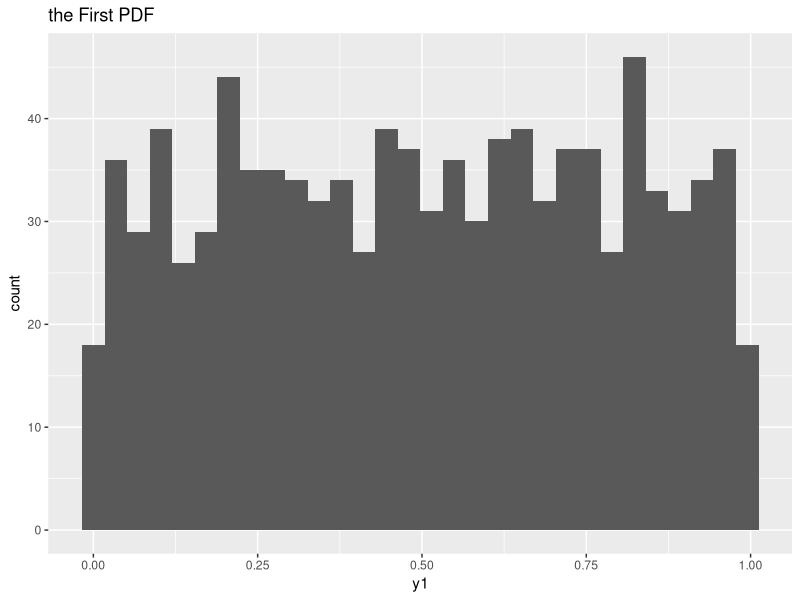
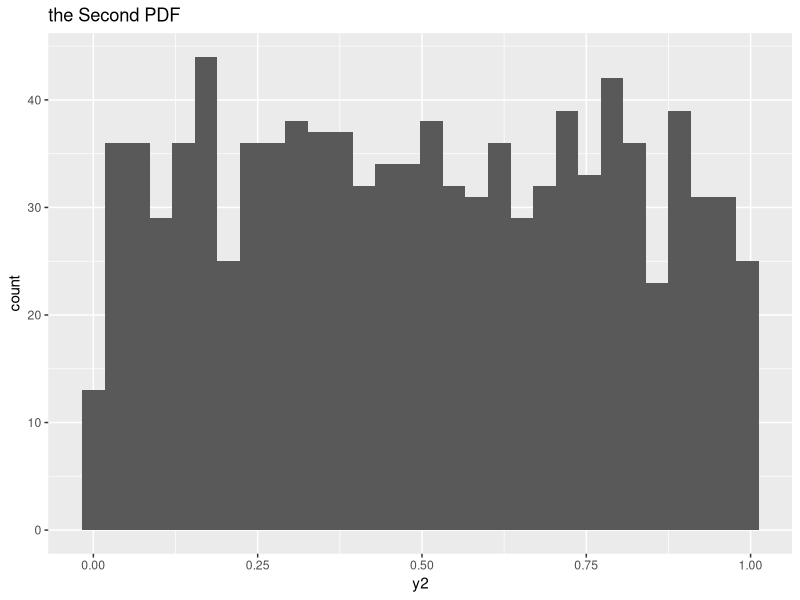

These charts were generated, in order, by the following R code: (Note: this script raises an error after producing the figures.)
## ---- chunk 1
knitr::opts_chunk$set(echo = TRUE)
## ---- chunk 2

y1 <- function(x) {
  if(x >= 0 & x <= 1) x
  else if(x > 1 & x <= 2) 2 - x
}

## ---- chunk 3

y2 <- function(x) {
  if(x >= 0 & x <= 1) 1 - x
  else if(x > 1 & x <= 2) x - 1
  
}

## ---- chunk 4
library(ggplot2)
# call 1000 samples for the first function
set.seed(123)
x1 <- runif(1000, 0, 2)
df1 <- as.data.frame(x1)
df1$y1 <- sapply(x1, y1)
ggplot(df1, aes(y1)) + geom_histogram() +
  ggtitle("the First PDF")

# call 1000 samples for the second function
set.seed(123)
x2 <- runif(1000, 0, 2)
df2 <- as.data.frame(x2)
df2$y2 <- sapply(x2, y2)
ggplot(df2, aes(y2)) + geom_histogram() +
  ggtitle("the Second PDF")

## ---- chunk 5
# apply 1000 times mean of sample 10 with the first PDF
df3 <- sapply(1:1000, function(d, n) mean(sample(df1$y1, 10)))
df3 <- as.data.frame(df3)
ggplot() + geom_histogram(aes(df3)) +
  ggtitle("Mean Distributions of Sample Size 10 out of the First PDF")

# apply 1000 times mean of sample 10 with the second PDF
df4 <- sapply(1:1000, function(t, n) mean(sample(df2$y2, 10)))
df4 <- as.data.frame(df4)
ggplot() + geom_histogram(aes(df4)) +
  ggtitle("Mean Distributions of Sample Size 10 out of the Second PDF")


## ---- chunk 6
# apply 1000 times mean of sample 20 with the first PDF
df5 <- sapply(1:1000, function(d, n) mean(sample(df1$y1, 20)))
df5 <- as.data.frame(df5)
ggplot() + geom_histogram(aes(df5)) +
  ggtitle("Mean Distributions of Sample Size 20 out of the First PDF")

# apply 1000 times mean of sample 20 with the second PDF
df6 <- sapply(1:1000, function(t, n) mean(sample(df2$y2, 20)))
df6 <- as.data.frame(df6)
ggplot() + geom_histogram(aes(df6)) +
  ggtitle("Mean Distributions of Sample Size 20 out of the Second PDF")

# apply 1000 times mean of sample 50 with the first PDF
df7 <- sapply(1:1000, function(d, n) mean(sample(df1$y1, 50)))
df7 <- as.data.frame(df7)
ggplot() + geom_histogram(aes(df7)) +
  ggtitle("Mean Distributions of Sample Size 50 out of the First PDF")

# apply 1000 times mean of sample 50 with the second PDF
df8 <- sapply(1:1000, function(t, n) mean(sample(df2$y2, 50)))
df8 <- as.data.frame(df8)
ggplot() + geom_histogram(aes(df8)) +
  ggtitle("Mean Distributions of Sample Size 50 out of the Second PDF")


